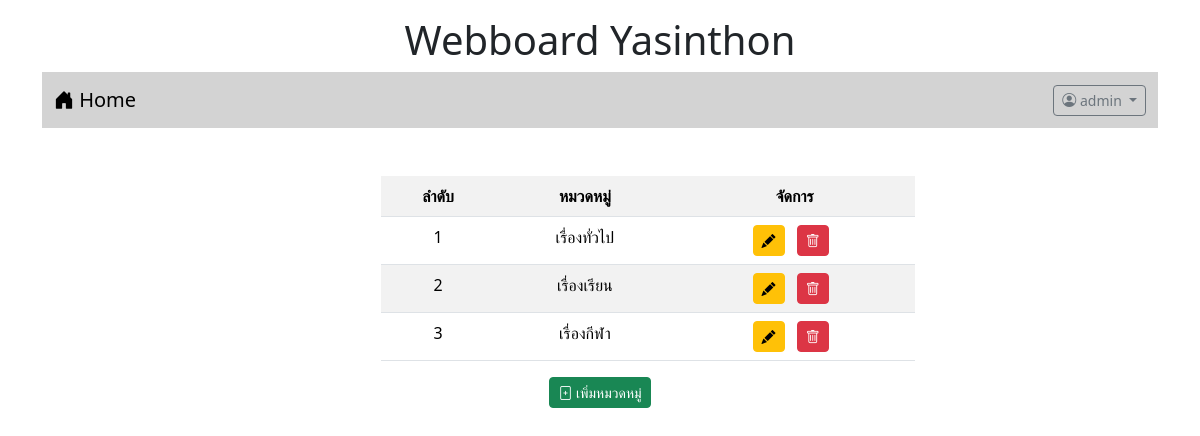
The page /category.php (signed in) on the database as committed earlier.
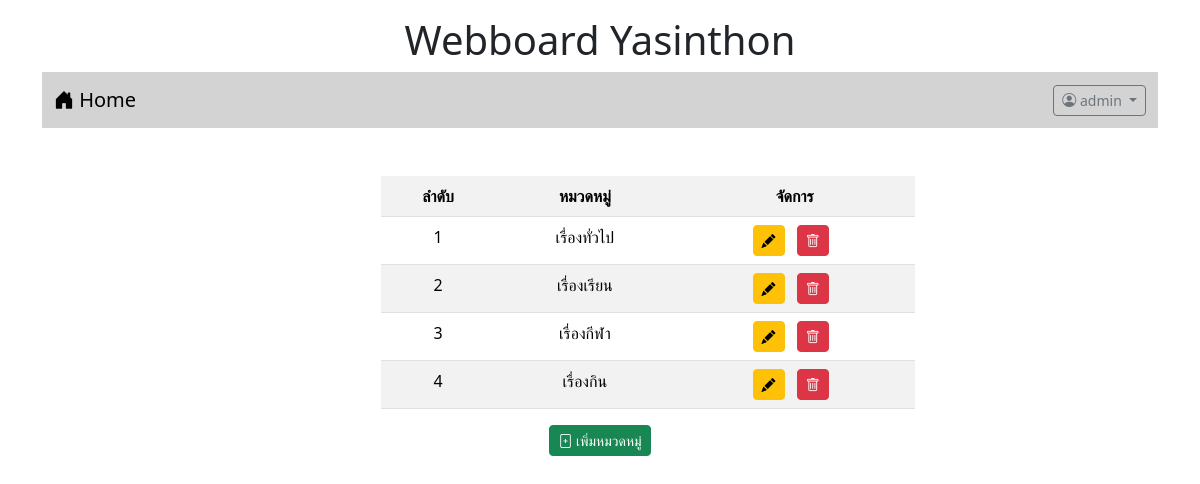
The same page on the database as committed later.
### tables this page shows
CREATE TABLE `category` (
  `id` int(11) NOT NULL,
  `name` varchar(32) NOT NULL
);

### category.php (the view, shortened to what this page needs)
<!DOCTYPE html>
<html lang="en">
<head>
    <link rel="stylesheet" href="bootstrap-5.3.2-dist/css/bootstrap.min.css">
    <link rel="stylesheet" href="https://cdn.jsdelivr.net/npm/bootstrap-icons@1.11.3/font/bootstrap-icons.min.css">
</head>
<body>
<div class="container-lg">
    <h1 style="text-align: center;"class="mt-3">Webboard Yasinthon</h1>
    <?php include "nav.php" ?>
    <div class="container text-center mt-4">
        <div class="row">
            <div class="col-lg-3 col-sm-2">
            </div>
            <div class="col-lg-6 col-sm-8 align-self-center " >
                <table class="table table-striped mt-4 ms-5" >
                    <tr> <th>ลำดับ</th> <th>หมวดหมู่</th> <th>จัดการ</th> </tr>
                    <?php
                        $conn=new PDO("mysql:host=localhost;dbname=webboard;charset=utf8","root","");
                        $sql= "SELECT * FROM category";
                        $i=0;
                        foreach($conn->query($sql) as $row){
                            $i++;
                            echo "<tr class=''> <td><div>$i</div></td> <td><div>$row[name]</div></td>
                            <td class=''><div class='me-2 align-self-center d-inline' data-bs-toggle='modal' data-bs-target='#exampleModal1'><a
                            class='btn btn-warning btn-sm' onclick='' id='name' value='$row[name]'><i class='bi bi-pencil-fill'></i></a></div>
                             <div class='me-2 align-self-center d-inline'> <a href='category_delete.php?id=$row[id]'
                            class='btn btn-danger btn-sm' onclick='return myFunction()'> <i class='bi bi-trash'></i> </a> </div> </td></tr>";
                        }
                    ?>
                </table>
            </div>
            <div class="col-lg-3 col-sm-2">
            </div>
        </div>
        <button type="button" class="btn btn-sm btn-success" data-bs-toggle="modal" data-bs-target="#exampleModal"><i class="bi bi-file-plus"></i> เพิ่มหมวดหมู่</button>
    </div>
</body>
</body>
</html>

Rows that differ between the two databases and show on the page:
added category: name "เรื่องกิน"
